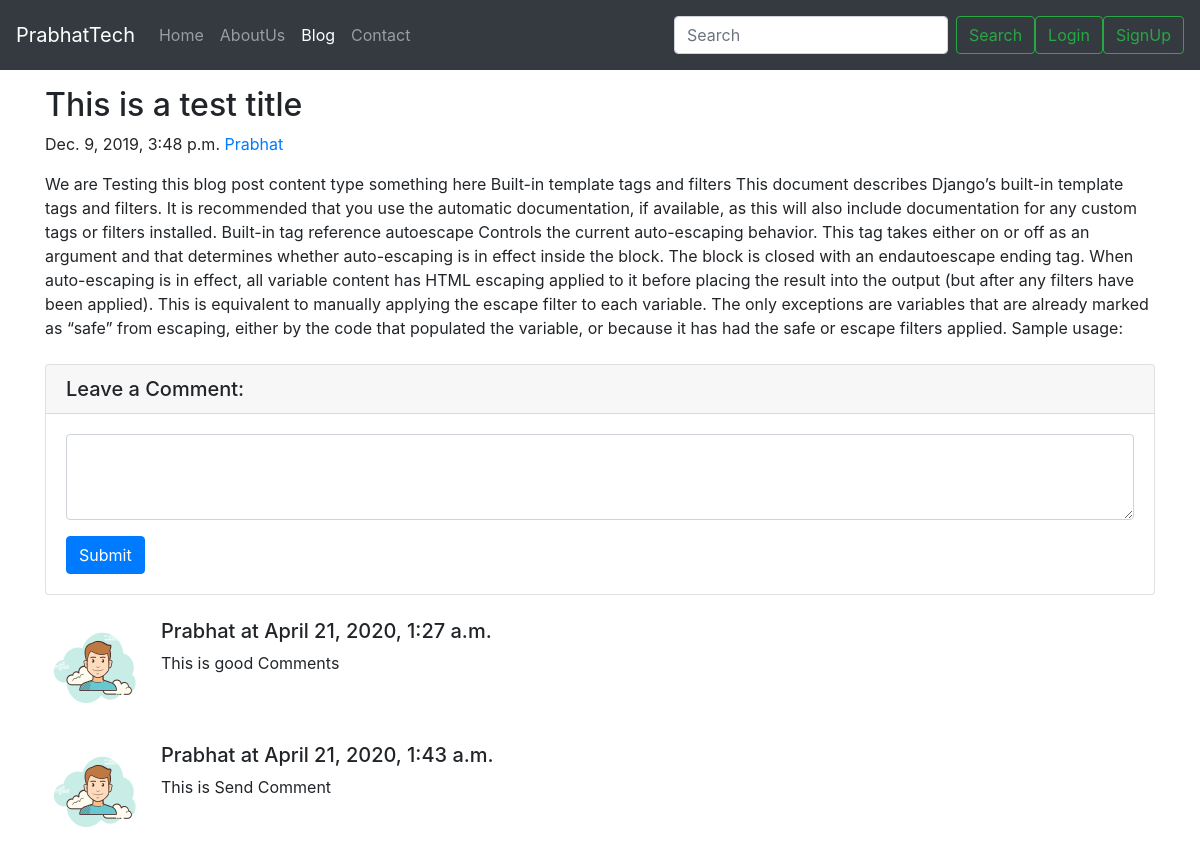
The app's page /blog/first-slug, older data.
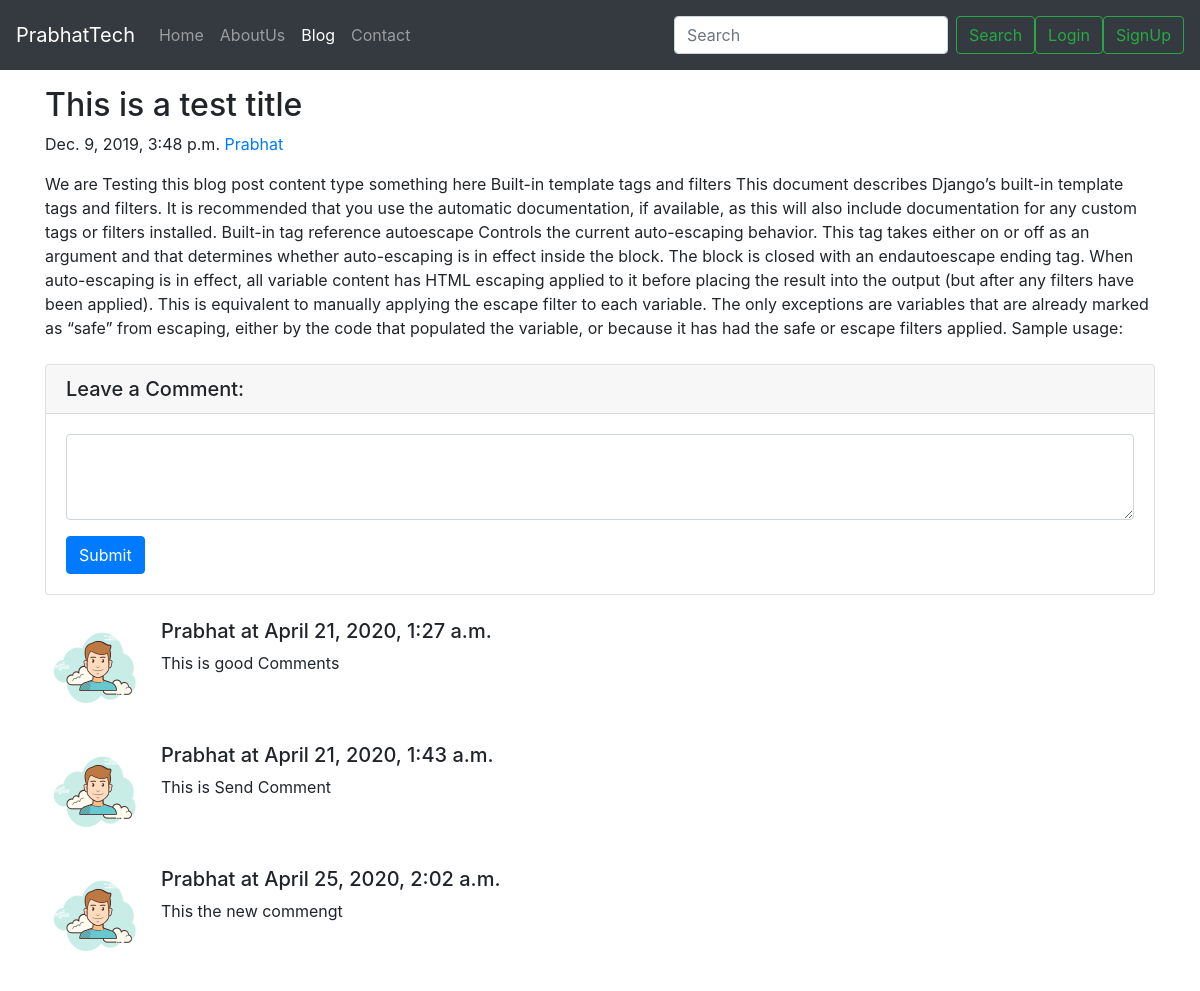
The same page, newer data.
### blog/models.py (models this page shows, shortened)
class Post(models.Model):
    sno = models.AutoField(primary_key=True)
    title = models.CharField(max_length=500)
    content = models.TextField()
    author = models.CharField(max_length=100)
    slug =  models.CharField(max_length=130)
    timestamp = models.DateTimeField()

class BlogComment(models.Model):
    sno = models.AutoField(primary_key=True)
    comment = models.TextField()
    user = models.ForeignKey(User,on_delete=models.CASCADE)
    post = models.ForeignKey(Post, on_delete=models.CASCADE)
    parent = models.ForeignKey('self',on_delete=models.CASCADE, null=True)
    timestamp = models.DateTimeField(default=now)

### blog/views.py (the view)
# urls.py: path('<str:slug>',views.blogPost , name="blogPost" ),
def blogPost(request, slug):
    post = Post.objects.filter(slug=slug).first()
    comments = BlogComment.objects.filter(post=post)
    context = {'post':post, 'comments':comments}
    return render(request,'blog/blogPost.html', context)

### templates/blog/blogPost.html (shortened to what this page needs)
{% extends 'base.html' %}
{% block blogactive %} active {% endblock %}
{% block body %}
<div class="container my-3">
        <h2 class="blog-post-title">{{post.title}}</h2>
        <p class="blog-post-meta">{{post.timestamp}} <a href="/about">{{post.author}}</a></p>
        <p>{{post.content}}</p>
      </div>
      <div class="container">
        <div class="card my-4">
          <h5 class="card-header">Leave a Comment:</h5>
          <div class="card-body">
            <form action="/blog/postComment" method="post">
              <div class="form-group">
                <textarea class="form-control" name="comment" rows="3"></textarea>
              </div>
              <button type="submit" class="btn btn-primary">Submit</button>
            </form>
          </div>
        </div>
        <form >
        {% for comment in comments %}
        <div class="media mb-4">
          <img class="d-flex mr-3 rounded-circle" src="../static/user.png" alt="" height="100px">
          <div class="media-body">
            <h5 class="mt-0">{{comment.user.username|title}} at {{comment.timestamp}}</h5>
            {{comment.comment}}
          </div>
        </div>
        {% endfor %}
      </div>
{% endblock body %}

### templates/base.html (shortened to what this page needs)
<!DOCTYPE html>
<html lang="en">
<head>
  <link rel="stylesheet" href="https://stackpath.bootstrapcdn.com/bootstrap/4.4.1/css/bootstrap.min.css"
>
</head>
<body>
  <nav class="navbar navbar-expand-lg navbar-dark bg-dark">
    <a class="navbar-brand" href="/">PrabhatTech</a>
    <div class="collapse navbar-collapse" id="navbarSupportedContent">
      <ul class="navbar-nav mr-auto">
        <li class="nav-item {% block homeactive %}
            {% endblock homeactive %}">
          <a class="nav-link" href="/">Home <span class="sr-only">(current)</span></a>
        </li>
        <li class="nav-item {% block aboutactive %}
            {% endblock aboutactive %}">
          <a class="nav-link" href="/about">AboutUs</a>
        </li>
        <li class="nav-item  {% block blogactive %}
            {% endblock blogactive %} ">
          <a class="nav-link" href="/blog">Blog</a>
        </li>
        <li class="nav-item {% block contactactive %}
            {% endblock contactactive %}">
          <a class="nav-link" href="/contact">Contact</a>
        </li>
      </ul>
      <div class="ml-auto form-inline">
        <form class="form-inline my-2 my-lg-0" method="get" action="/search">
          <input class="form-control mr-sm-2" name="query" id="search" type="search" placeholder="Search"
            aria-label="Search">
          <button class="btn btn-outline-success my-2 " type="submit">Search</button>
        </form>
        {% if user.is_authenticated %}
        <div class="dropdown">
          <button class="btn btn-outline-success dropdown-toggle my-2 mx-2" type="button" id="dropdownMenuButton" data-toggle="dropdown"
            aria-haspopup="true" aria-expanded="false">
            Welcome <b>{{request.user |title }}</b>
          </button>
          <div class="dropdown-menu" aria-labelledby="dropdownMenuButton">
            <a class="dropdown-item" href="/logout">Logout</a>
            <a class="dropdown-item" href="/account/changepassword">Change Password</a>
            <a class="dropdown-item" href="#">Setting</a>
          </div>
        </div>
        {% else %}
        <button class="btn btn-outline-success my-2 my-sm-0" data-target="#loginModal"
          data-toggle="modal">Login</button>
        <button type="button" class="btn btn-outline-success my-2 my-sm-0" data-toggle="modal"
          data-target="#signupModal">
          SignUp
        </button>
        {% endif %}
      </div>
  </nav>
  {% block body %}
  {% endblock body %}
</body>
</html>

Row changes from the older to the newer data that the page shows:
added BlogComment: user.username "Prabhat", timestamp "April 25, 2020, 2:02 a.m.", comment "This the new commengt"
